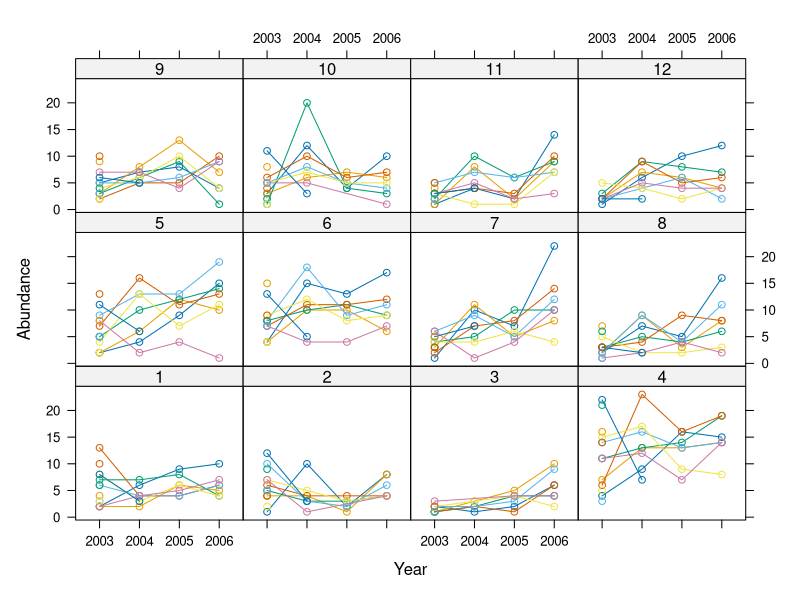
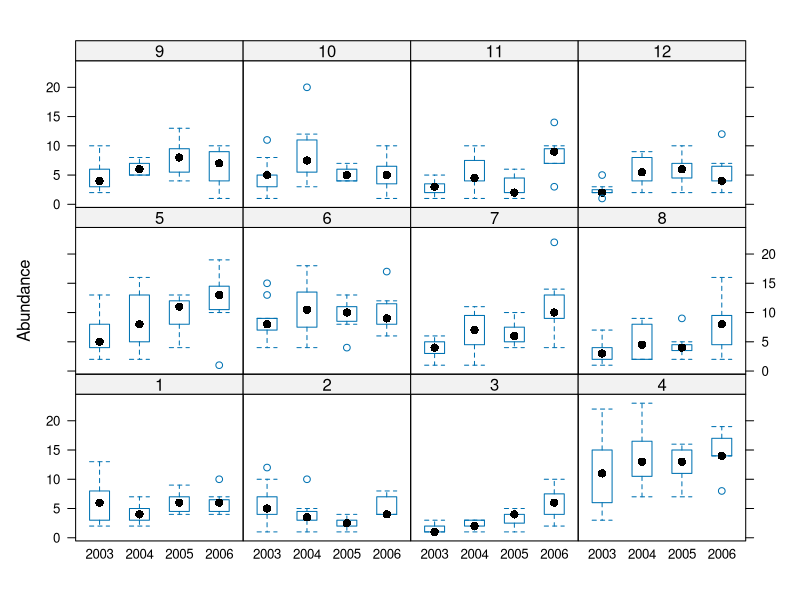

Source code (R) for these figures, in order: (Note: this script raises an error after producing the figures.)
library(lattice)
library(MASS)
library(nlme)
data <- read.delim("../data/QABRPAKejiSalamander.txt", header=TRUE)
attach(data)
amphibians <- data.frame(Year = as.factor(year), Site = as.factor(site), Visit = as.factor(visit), Abundance = count)
detach(data)
rm(data)
xyplot(Abundance ~ Year | Site, data = amphibians, groups = Visit, type="b")
bwplot(Abundance ~ Year | Site, data = amphibians)

library(lme4)
amphibians.lm <- lmer(Abundance ~ 1 + (1|Site/Visit), amphibians, family=poisson)
amphibians.lm.year <- update(amphibians.lm, . ~ as.integer(Year) + .)
anova(amphibians.lm, amphibians.lm.year)